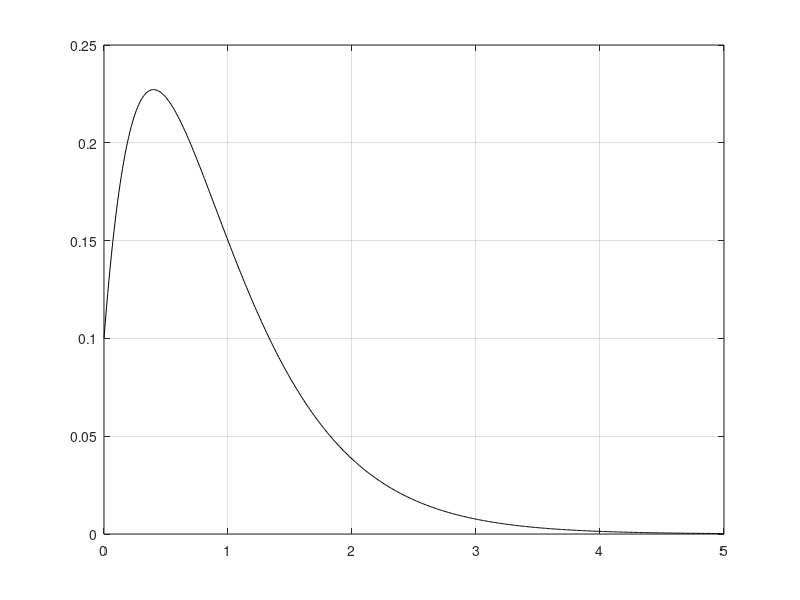
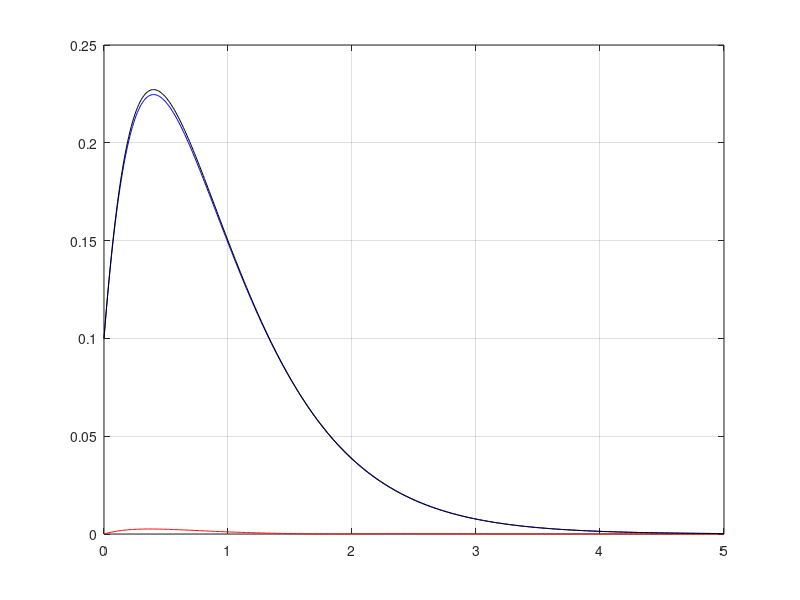
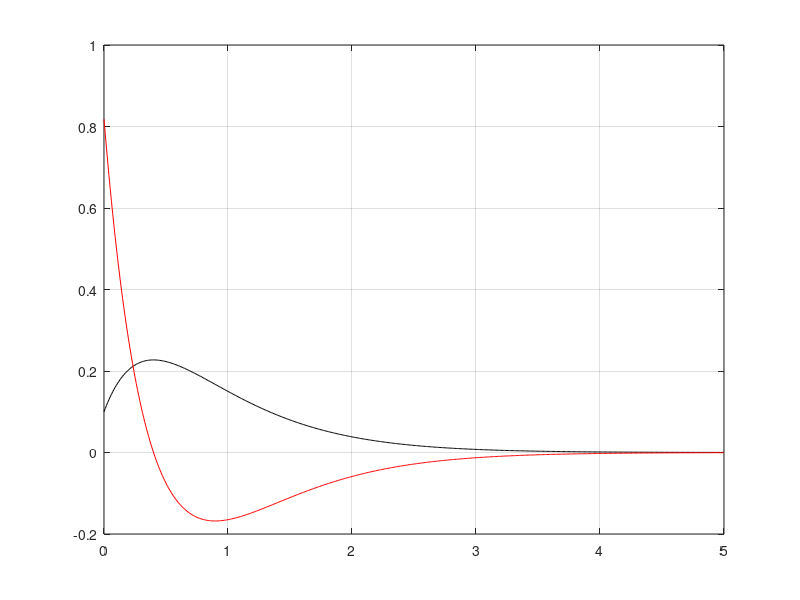
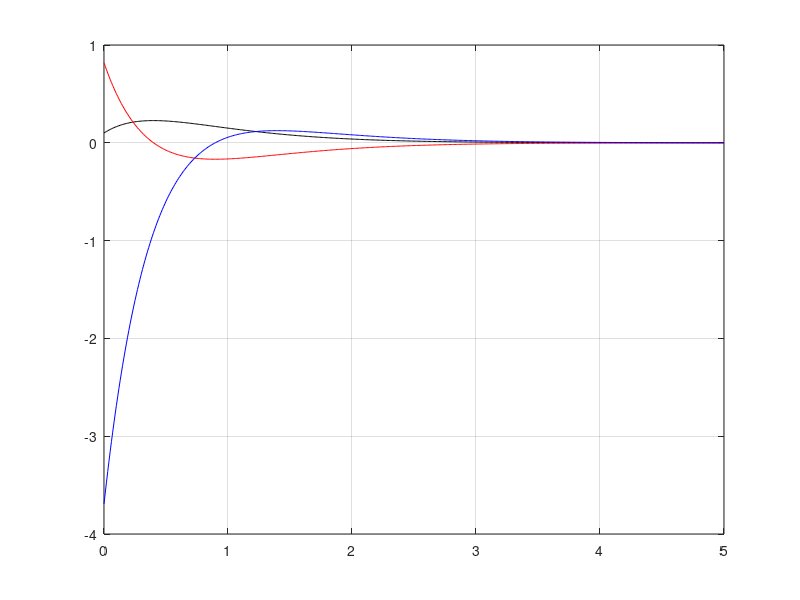

MATLAB code for these plots, in order:
function integrador

    %Definiciones iniciales

    dt = 0.01;
    ndt = 500;

    dim = ndt + 1;

    y = zeros(ndt, 1);
    x = zeros(ndt, 1);

    y(1) = 1/10;
    t(1) = 0;

    %EULER
    for i=1 : dim - 1 
        k = dt * f_pend(t(i), y(i));
        y(i+1) = y(i) + k;
        t(i+1) = t(1) + i * dt;
    endfor

    figure(1)
    plot(t, y, "black")
    grid on

    %FUNCION EXACTA Y ERROR
    for i=1 : dim
        yex(i) = (1/10)*e^(-2*t(i)) + t(i)*e^(-2*t(i)); 
        err(i) = abs(yex(i) - y(i));
    endfor

    figure(2)
    plot(t, yex, "blue", t, err, "red", t, y, "black")
    grid on

    %DERIVADA PRIMERA
    for i=1 : dim 
        if (i == 1)
            yprima(i) = (-3/(2*dt)) * y(i) + (4/(2*dt)) * y(i+1) + (-1/(2*dt)) * y(i+2);
        elseif (i < dim) 
            yprima(i) = (-1/(2*dt)) * y(i-1) + 0 * y(i) + (1/(2*dt)) * y(i+1);
        else
            yprima(i) = (3/(2*dt)) * y(i-2) + (-4/(2*dt)) * y(i-1) + (1/(2*dt)) * y(i);
        endif
    endfor    

    figure(3)
    plot(t, y, "black", t, yprima, "red");
    grid on

    %DERIVADA SEGUNDA
    for i=1 : dim
        if (i == 1)
            yprima2(i) = (2/(dt^2)) * y(i) + (-5/(dt^2)) * y(i+1) + (4/(dt^2)) * y(i+2) + (-1/(dt^2)) * y(i+3);
        elseif (i < dim)
            yprima2(i) = (1/(dt^2)) * y(i-1) + (-2/(dt^2)) * y(i) + (1/(dt^2)) * y(i+1);
        else
            yprima2(i) = (2/(dt^2)) * y(i-3) + (-5/(dt^2)) * y(i-2) + (4/(dt^2)) * y(i-1) + (-1/(dt^2)) * y(i);
        endif
    endfor

    figure(4)
    plot(t, y, "black", t, yprima, "red", t, yprima2, "blue");
    grid on

end

function fy = f_pend(x,z)
    fy = e^(-2*x) - 2 * z;
end